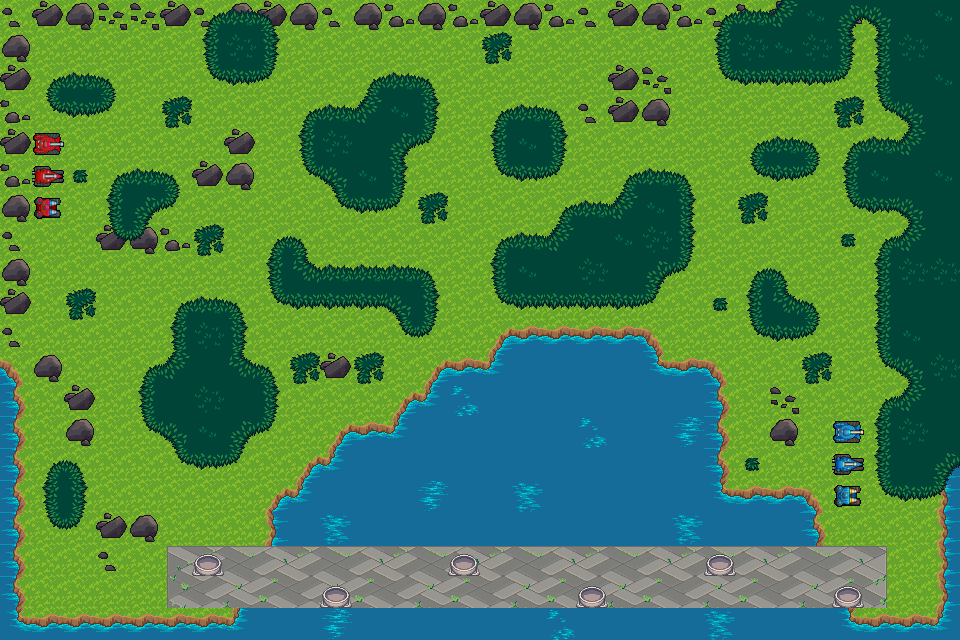

This is a level from a 2D game, rendered from its Tiled map with the project's own tilesets. A one-line summary and the map file follow, with tile-layer data summarised:
An orthogonal 30x20 tile map with 32x32 px tiles, 6 tile layers (grass, water, bridge, rocks, ...).

<map version="1.0" orientation="orthogonal" renderorder="right-down" width="30" height="20" tilewidth="32" tileheight="32" nextobjectid="1">
 <properties>
  <property name="id" value="1" />
  <property name="name" value="Test" />
  <property name="players" value="2" />
  <property name="start_pos_1" value="1,4;1,5;1,6" />
  <property name="start_pos_2" value="26,13;26,14;26,15" />
  <property name="version" value="1" />
 </properties>
 <tileset firstgid="1" name="palette" tilewidth="32" tileheight="32" tilecount="567" columns="21">
  <image source="../palette.png" width="672" height="864" />
 </tileset>
 <layer name="grass" width="30" height="20">
  <properties>
   <property name="cleardrive" value="true" />
   <property name="clearshot" value="true" />
  </properties>
  <data>[600 cells, 600 non-empty, 1 distinct tile ids]</data>
 </layer>
 <layer name="water" width="30" height="20">
  <properties>
   <property name="cleardrive" value="false" />
   <property name="clearshot" value="true" />
  </properties>
  <data>[600 cells, 176 non-empty, 11 distinct tile ids]</data>
 </layer>
 <layer name="bridge" width="30" height="20">
  <properties>
   <property name="cleardrive" value="true" />
   <property name="clearshot" value="true" />
  </properties>
  <data>[600 cells, 46 non-empty, 10 distinct tile ids]</data>
 </layer>
 <layer name="rocks" width="30" height="20">
  <properties>
   <property name="cleardrive" value="false" />
   <property name="clearshot" value="false" />
  </properties>
  <data>[600 cells, 76 non-empty, 6 distinct tile ids]</data>
 </layer>
 <layer name="tanks" width="30" height="20">
  <data>[600 cells, 6 non-empty, 6 distinct tile ids]</data>
 </layer>
 <layer name="foliage" width="30" height="20">
  <properties>
   <property name="cleardrive" value="true" />
   <property name="clearshot" value="false" />
  </properties>
  <data>[600 cells, 220 non-empty, 17 distinct tile ids]</data>
 </layer>
</map>